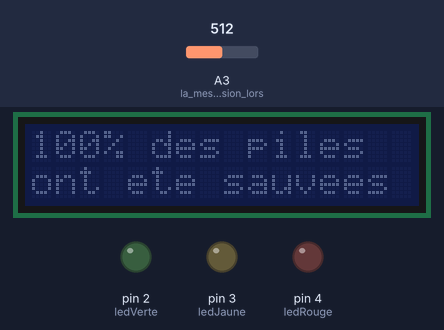
This sketch was run on a simulated Arduino Uno, built with avr-gcc and run on an emulated ATmega328P. On the bench: 16×2 character LCD, output pins drawn as LEDs (lit = HIGH). The inputs (shaded band) are chosen by the test bench; at power-on: A3 (la_mesure_de_tension_lors) = 512. EEPROM starts erased.

Above: at 1.2 s.
1.3 s: A3 (la_mesure_de_tension_lors) set to 372
3.0 s: A3 (la_mesure_de_tension_lors) set to 344
At 4.5 s:
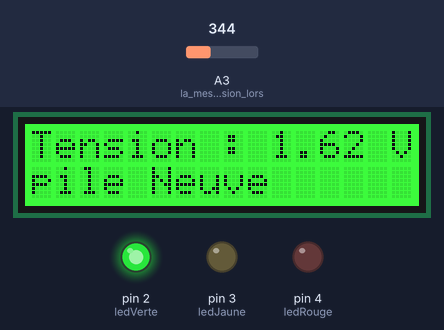
4.9 s: A3 (la_mesure_de_tension_lors) set to 320
At 6.3 s:
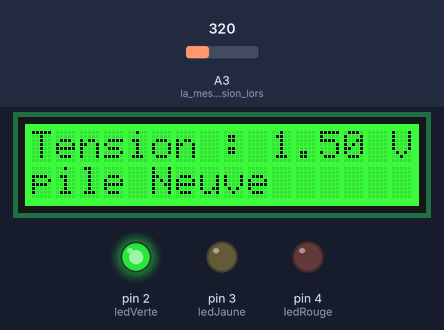
7.9 s: A3 (la_mesure_de_tension_lors) set to 283
At 9.1 s:
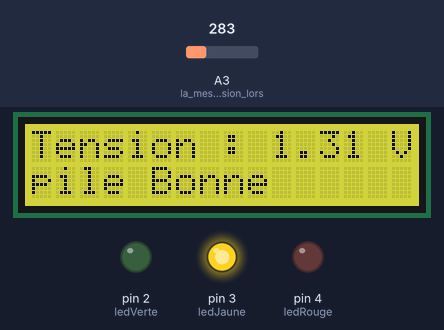
10.9 s: A3 (la_mesure_de_tension_lors) set to 252
At 11.9 s:
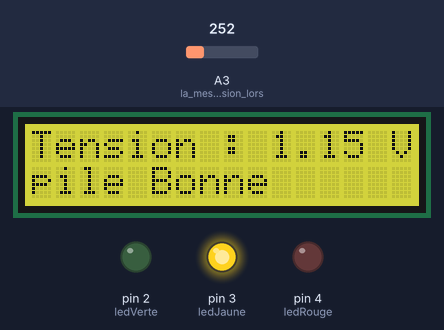
12.6 s: A3 (la_mesure_de_tension_lors) set to 232
At 13.5 s:
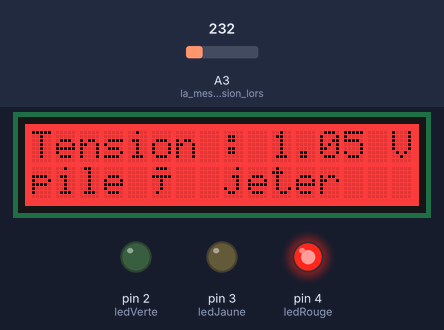
Timing chart, 0 to 15.6 s (numbered marks = the images above; inputs shaded):
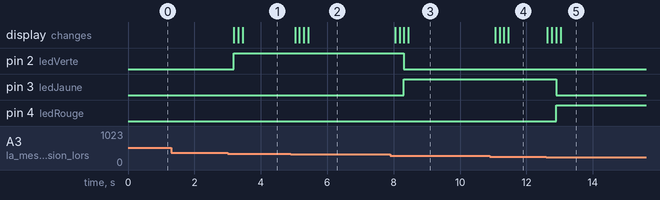

Measured:
- the behaviour switches between 361 and 360 on A3 (la_mesure_de_tension_lors) (found by bisection; images 0 and 1)
- the behaviour switches between 302 and 301 on A3 (la_mesure_de_tension_lors) (found by bisection; images 2 and 3)
- the behaviour switches between 242 and 241 on A3 (la_mesure_de_tension_lors) (found by bisection; images 4 and 5)
- after the input at 1.3 s, every drawn part: stays the same
- after the input at 3.0 s, pin 2 (ledVerte): LOW → HIGH after 0.19 s; the display: first changes after 0.19 s (image 1 shows a later state)
- after the input at 4.9 s, the display: first changes after 0.13 s (image 2 shows a later state)
- after the input at 7.9 s, pin 2 (ledVerte): HIGH → LOW after 0.41 s; pin 3 (ledJaune): LOW → HIGH after 0.41 s; the display: first changes after 0.15 s (image 3 shows a later state)
- after the input at 10.9 s, the display: first changes after 0.16 s (image 4 shows a later state)
- after the input at 12.6 s, pin 3 (ledJaune): HIGH → LOW after 0.30 s; pin 4 (ledRouge): LOW → HIGH after 0.30 s; the display: first changes at once (image 5 shows a later state)

The sketch:

programmeTrieurDePile224.ino
```cpp
#include "EEPROM.h"
#include <rgb_lcd.h>  //Bibliothèque de l'écran
rgb_lcd lcd;

float moyGlissante[4] = { 3, 3, 3, 3 };
float sommeMoyGlissante = 3 * 4;
//____________________________________________________________________________
int ledRouge = 4;
int ledVerte = 2;
int ledJaune = 3;

//____________________________________________________________________________
int compteurPilesSauvees = 0;
int compteurPilesTestees = 0;
int conditionCompteur = 0;
long alternanceAffichage = 0;

/*____________________________________________________________________________
_               fonction d'affichage qui prend pour parametre la tension de la pile
_               distinction des cas au regard de la tension de la pile
_               si tension appartient a [0,1.7] : affiche tension, allume led et conditionCompteur++
_               ainsi conditionCOmpteur est incrémentée plusieurs fois pour le test d'une meme pile, mais on ne compte la pile que quand conditionCOmpteur==4
_               cela permet de ne pas incrementer plusieurs fois compteurPileTestees pour une meme pile

_               Si tension n'appartient pas a [0,1.7] : affiche pourcentage ou nb de piles sauvees

*/
void affichage(float U) {
  lcd.clear();
  lcd.home();
  if (U > 1.7) {// uniquement s'il n'ya pas de piles
    if (alternanceAffichage % 2 == 1) {
      lcd.setRGB(0, 0, 0);
      lcd.print("Ce trieur piston ");
      lcd.setCursor(0, 1);
      lcd.print("a sauve ");
      lcd.print(compteurPilesSauvees);
      lcd.print(" piles");
      digitalWrite(ledVerte, LOW);
      digitalWrite(ledRouge, LOW);
      digitalWrite(ledJaune, LOW);
      conditionCompteur = true;

    } else {
      lcd.setRGB(0, 0, 0);
      lcd.print(int(compteurPilesSauvees * 100 / compteurPilesTestees));
      lcd.print("% des piles ");
      lcd.setCursor(0, 1);
      lcd.print("ont ete sauvees");
      digitalWrite(ledVerte, LOW);
      digitalWrite(ledRouge, LOW);
      digitalWrite(ledJaune, LOW);
      conditionCompteur = 0;
    }
  } else {
    lcd.print("Tension : ");
    if (U > 1.4) {
      lcd.print(U);
      lcd.print(" V");
      lcd.setCursor(0, 1);
      lcd.print("pile Neuve");
      lcd.setColor(2);
      digitalWrite(ledVerte, HIGH);
      digitalWrite(ledJaune, LOW);
      digitalWrite(ledRouge, LOW);
    }

    else if (U > 1.1) {
      lcd.print(U);
      lcd.print(" V");
      lcd.setCursor(0, 1);
      lcd.print("pile Bonne");
      lcd.setRGB(200, 200, 0);
      digitalWrite(ledJaune, HIGH);
      digitalWrite(ledRouge, LOW);
      digitalWrite(ledVerte, LOW);
    }

    else if (U < 1.1) {
      lcd.print(U);
      lcd.print(" V");
      lcd.setCursor(0, 1);
      lcd.print("pile à jeter");
      lcd.setColor(1);
      digitalWrite(ledRouge, HIGH);
      digitalWrite(ledVerte, LOW);
      digitalWrite(ledJaune, LOW);
    }

    conditionCompteur++;
    if (conditionCompteur == 4) {
      if (U > 1.1) {
        if (compteurPilesSauvees==171){creu();}// j'avoue, je suis super drole
        compteurPilesSauvees++;
        EEPROM.put(172,compteurPilesSauvees);
      }
      compteurPilesTestees++;
      alternanceAffichage++;
      EEPROM.put(18,compteurPilesTestees);
    }
  }
}


//____________________________________________________________________________ mesure de tension
//variables de calibrage
float tensionReelleP1 = 1.49;
float tensionReelleP2 = 0.8;    //tension de la pile2 (mesurée par multimètre)
int valP1 = 319;                //valeur affichee par Serial.println(analogRead(A3)); pour la pile1
int valP2 = 182;
float pente = (tensionReelleP1 - tensionReelleP2) / (valP1 - valP2);

float lectureTension() {
  moyGlissante[3] = moyGlissante[2];
  moyGlissante[2] = moyGlissante[1];
  moyGlissante[1] = moyGlissante[0];
  moyGlissante[0] = pente * (analogRead(A3) - valP1) + tensionReelleP1;
  sommeMoyGlissante = moyGlissante[0] + moyGlissante[1] + moyGlissante[2] + moyGlissante[3];

  return (sommeMoyGlissante / 4);
}


//____________________________________________________________________________ partie débile
// cherche pas c'est débile
void creu(){
  lcd.clear();
  lcd.home();
  lcd.print("Alhuin 172 CL224");
  lcd.setCursor(0, 1);
  lcd.print("172 piles sauvees !!");
for (int i=0;i<100;i++){
    lcd.setRGB(200, 200, 0);
    digitalWrite(ledJaune, HIGH);
    digitalWrite(ledRouge, LOW);
    digitalWrite(ledVerte, LOW);
    delay(50);digitalWrite(ledJaune, LOW);delay(20);
    lcd.setRGB(255,0, 0);
    digitalWrite(ledJaune, LOW);
    digitalWrite(ledRouge, HIGH);
    digitalWrite(ledVerte, LOW);
    delay(50);digitalWrite(ledRouge, LOW);delay(20);
    lcd.setRGB(0, 255, 0);
    digitalWrite(ledJaune, LOW);
    digitalWrite(ledRouge, LOW);
    digitalWrite(ledVerte, HIGH);
    delay(50);digitalWrite(ledVerte, LOW);delay(20);
  }
}

void setup() {
  Serial.begin(9600);
  lcd.begin(16, 2);    //On initialise l'écran
  pinMode(2, OUTPUT);  //Les pins 2,3,4 sont les relais liés aux leds
  pinMode(3, OUTPUT);  //orange
  pinMode(4, OUTPUT);  //vert
  lcd.setRGB(0, 0, 0);  //Définit la couleur de l'écran en RGB
  lcd.setCursor(0, 0);  //Définit la position du curseur (16×2)

  digitalWrite(2, LOW);
  digitalWrite(3, LOW);
  digitalWrite(4, LOW);
  pinMode(A3, INPUT_PULLUP); // la mesure de tension lorsque pas de pile renvoie 1024 et pas 0

  EEPROM.get(18, compteurPilesTestees);
  EEPROM.get(172, compteurPilesSauvees);
}

void loop() {
  affichage(lectureTension());
  delay(100);
}
```
